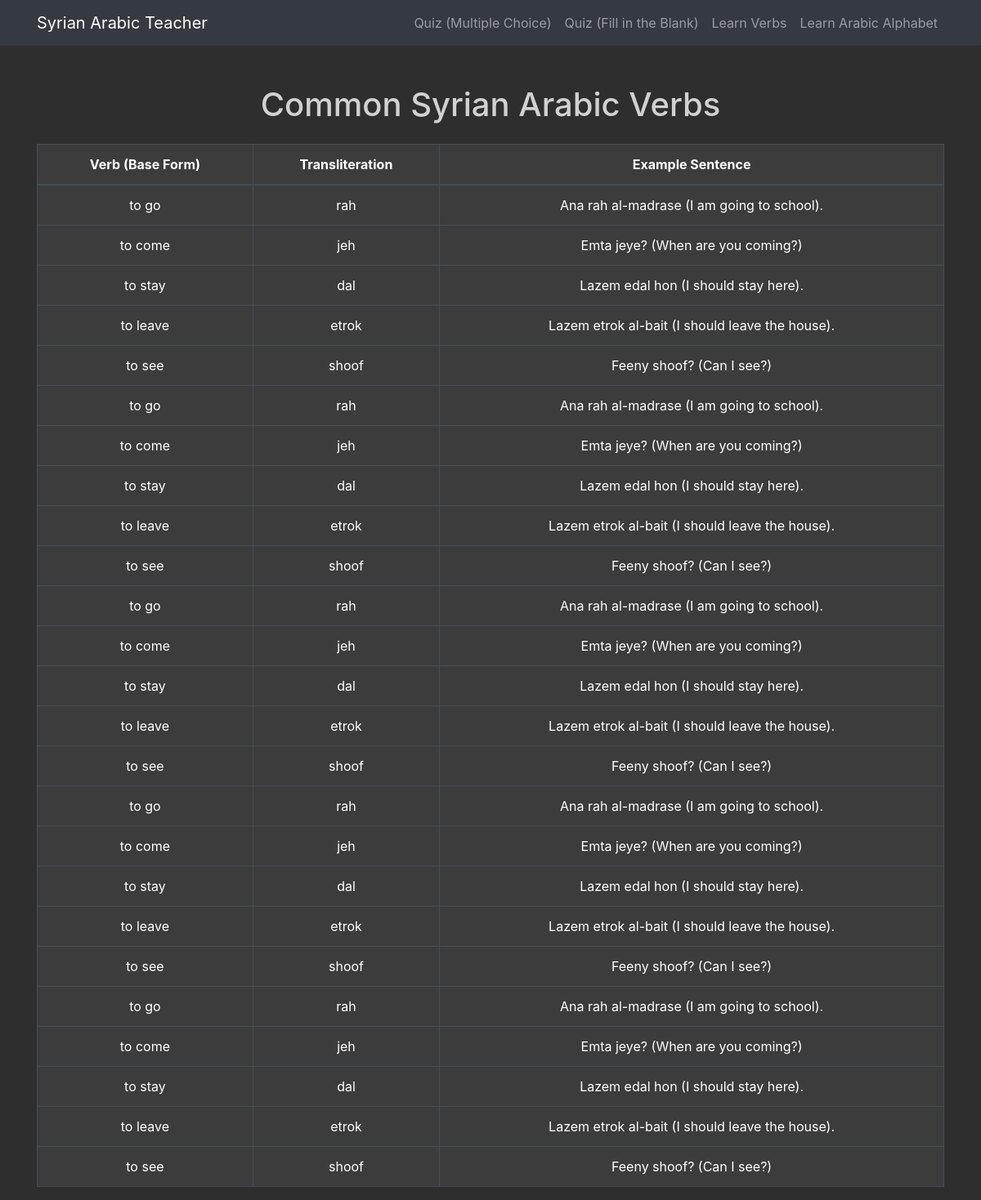
/verbs, run on an earlier commit of the app's database.
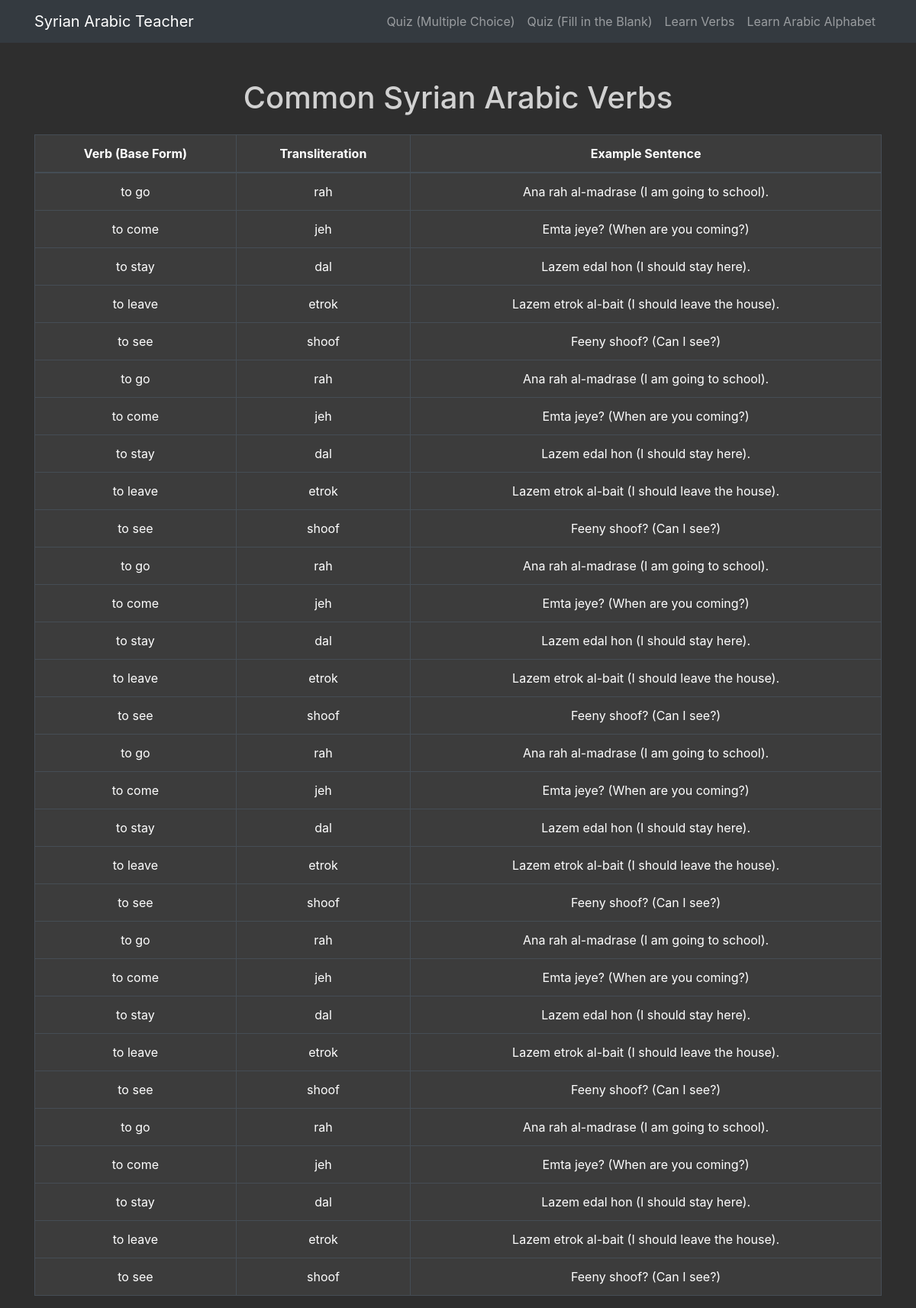
And on a later commit of the database.
### tables this page shows
CREATE TABLE verbs (
                            id INTEGER PRIMARY KEY AUTOINCREMENT,
                            base_form TEXT NOT NULL,
                            transliteration TEXT NOT NULL,
                            example_sentence TEXT NOT NULL
                        );

### app.py (the view)
@app.route('/verbs')
def verbs():
    db = get_db()
    verbs = db.execute('SELECT * FROM verbs').fetchall()
    return render_template('verbs.html', verbs=verbs)

### app.py (called while the page is built)
def get_db():
    db = getattr(g, '_database', None)
    if db is None:
        db = g._database = sqlite3.connect(DATABASE)
        db.row_factory = sqlite3.Row
    return db

@app.teardown_appcontext
def close_connection(exception):
    db = getattr(g, '_database', None)
    if db is not None:
        db.close()

### templates/verbs.html (shortened to what this page needs)
{% extends 'base.html' %}
{% block content %}
<div class="mt-5">
    <h1 class="text-center mb-4">Common Syrian Arabic Verbs</h1>
    <table class="table table-bordered table-dark text-center">
        <thead>
            <tr>
                <th>Verb (Base Form)</th>
                <th>Transliteration</th>
                <th>Example Sentence</th>
            </tr>
        </thead>
        <tbody>
            {% for verb in verbs %}
            <tr>
                <td>{{ verb['base_form'] }}</td>
                <td>{{ verb['transliteration'] }}</td>
                <td>{{ verb['example_sentence'] }}</td>
            </tr>
            {% endfor %}
        </tbody>
    </table>
</div>
{% endblock %}

### templates/base.html (shortened to what this page needs)
<!DOCTYPE html>
<html lang="en">
<head>
    <link rel="stylesheet" href="https://stackpath.bootstrapcdn.com/bootstrap/4.5.2/css/bootstrap.min.css">
</head>
<body>
    {% include 'nav.html' %}
    <div class="container">
        {% block content %}{% endblock %}
    </div>
</body>
</html>

### templates/nav.html (shortened to what this page needs)
<nav class="navbar navbar-expand-lg navbar-dark bg-dark">
    <div class="container">
        <a class="navbar-brand" href="{{ url_for('index') }}">Syrian Arabic Teacher</a>
        <div class="collapse navbar-collapse" id="navbarNav">
            <ul class="navbar-nav ml-auto">
                <li class="nav-item"><a class="nav-link" href="{{ url_for('quiz_mc') }}">Quiz (Multiple Choice)</a></li>
                <li class="nav-item"><a class="nav-link" href="{{ url_for('quiz_fill') }}">Quiz (Fill in the Blank)</a></li>
                <li class="nav-item"><a class="nav-link" href="{{ url_for('verbs') }}">Learn Verbs</a></li>
                <li class="nav-item"><a class="nav-link" href="{{ url_for('alphabet') }}">Learn Arabic Alphabet</a></li>
            </ul>
        </div>
    </div>
</nav>

### templates/base.html (style rules this page uses)
body { background-color: #2e2e2e; color: #d1d1d1; }
.navbar { background-color: #3a3a3a; }
.table { background-color: #3c3c3c; color: #ffffff; }

What changed in the data, as far as the page shows it:
added verbs: base_form "to go", transliteration "rah", example_sentence "Ana rah al-madrase (I am going to school)."
added verbs: base_form "to come", transliteration "jeh", example_sentence "Emta jeye? (When are you coming?)"
added verbs: base_form "to stay", transliteration "dal", example_sentence "Lazem edal hon (I should stay here)."
added verbs: base_form "to leave", transliteration "etrok", example_sentence "Lazem etrok al-bait (I should leave the house)."
added verbs: base_form "to see", transliteration "shoof", example_sentence "Feeny shoof? (Can I see?)"
